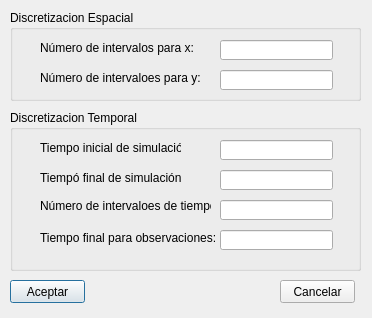
<?xml version="1.0" encoding="UTF-8"?>
<ui version="4.0">
 <class>Dialog</class>
 <widget class="QDialog" name="Dialog">
  <property name="geometry">
   <rect>
    <x>0</x>
    <y>0</y>
    <width>372</width>
    <height>318</height>
   </rect>
  </property>
  <property name="windowTitle">
   <string>Ingreso de valores para discretizaciones</string>
  </property>
  <widget class="QGroupBox" name="groupBox">
   <property name="geometry">
    <rect>
     <x>10</x>
     <y>10</y>
     <width>351</width>
     <height>91</height>
    </rect>
   </property>
   <property name="title">
    <string>Discretizacion Espacial</string>
   </property>
   <widget class="QLabel" name="label">
    <property name="geometry">
     <rect>
      <x>30</x>
      <y>30</y>
      <width>161</width>
      <height>16</height>
     </rect>
    </property>
    <property name="text">
     <string>Número de intervalos para x:</string>
    </property>
   </widget>
   <widget class="QLabel" name="label_2">
    <property name="geometry">
     <rect>
      <x>30</x>
      <y>60</y>
      <width>171</width>
      <height>16</height>
     </rect>
    </property>
    <property name="text">
     <string>Número de intervaloes para y:</string>
    </property>
   </widget>
   <widget class="QLineEdit" name="txt_nix">
    <property name="geometry">
     <rect>
      <x>210</x>
      <y>30</y>
      <width>113</width>
      <height>20</height>
     </rect>
    </property>
   </widget>
   <widget class="QLineEdit" name="txt_niy">
    <property name="geometry">
     <rect>
      <x>210</x>
      <y>60</y>
      <width>113</width>
      <height>20</height>
     </rect>
    </property>
   </widget>
  </widget>
  <widget class="QGroupBox" name="groupBox_2">
   <property name="geometry">
    <rect>
     <x>10</x>
     <y>110</y>
     <width>351</width>
     <height>161</height>
    </rect>
   </property>
   <property name="title">
    <string>Discretizacion Temporal</string>
   </property>
   <widget class="QLabel" name="label_3">
    <property name="geometry">
     <rect>
      <x>30</x>
      <y>30</y>
      <width>141</width>
      <height>16</height>
     </rect>
    </property>
    <property name="text">
     <string>Tiempo inicial de simulación:</string>
    </property>
   </widget>
   <widget class="QLabel" name="label_4">
    <property name="geometry">
     <rect>
      <x>30</x>
      <y>60</y>
      <width>141</width>
      <height>16</height>
     </rect>
    </property>
    <property name="text">
     <string>Tiempó final de simulación:</string>
    </property>
   </widget>
   <widget class="QLineEdit" name="txt_ti">
    <property name="geometry">
     <rect>
      <x>210</x>
      <y>30</y>
      <width>113</width>
      <height>20</height>
     </rect>
    </property>
   </widget>
   <widget class="QLineEdit" name="txt_tf">
    <property name="geometry">
     <rect>
      <x>210</x>
      <y>60</y>
      <width>113</width>
      <height>20</height>
     </rect>
    </property>
   </widget>
   <widget class="QLineEdit" name="txt_nit">
    <property name="geometry">
     <rect>
      <x>210</x>
      <y>90</y>
      <width>113</width>
      <height>20</height>
     </rect>
    </property>
   </widget>
   <widget class="QLabel" name="label_5">
    <property name="geometry">
     <rect>
      <x>30</x>
      <y>80</y>
      <width>171</width>
      <height>31</height>
     </rect>
    </property>
    <property name="text">
     <string>Número de intervaloes de tiempo:</string>
    </property>
   </widget>
   <widget class="QLabel" name="label_6">
    <property name="geometry">
     <rect>
      <x>30</x>
      <y>120</y>
      <width>201</width>
      <height>16</height>
     </rect>
    </property>
    <property name="text">
     <string>Tiempo final para observaciones:</string>
    </property>
   </widget>
   <widget class="QLineEdit" name="txt_tfo">
    <property name="geometry">
     <rect>
      <x>210</x>
      <y>120</y>
      <width>113</width>
      <height>20</height>
     </rect>
    </property>
   </widget>
  </widget>
  <widget class="QPushButton" name="btn_Aceptar">
   <property name="geometry">
    <rect>
     <x>10</x>
     <y>280</y>
     <width>75</width>
     <height>23</height>
    </rect>
   </property>
   <property name="text">
    <string>Aceptar</string>
   </property>
  </widget>
  <widget class="QPushButton" name="btn_Cancelar">
   <property name="geometry">
    <rect>
     <x>280</x>
     <y>280</y>
     <width>75</width>
     <height>23</height>
    </rect>
   </property>
   <property name="text">
    <string>Cancelar</string>
   </property>
  </widget>
 </widget>
 <resources/>
 <connections/>
</ui>
